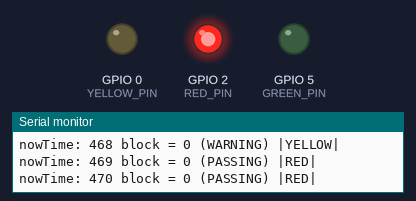
Bench run of a sketch on a simulated ESP8266 (NodeMCU). Shown: output pins drawn as LEDs (lit = HIGH), the last lines printed to the serial monitor.

Above: at 0.35 s.
At 5.7 s:
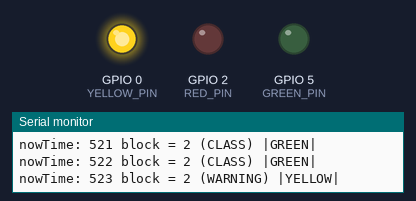
At 12.4 s:
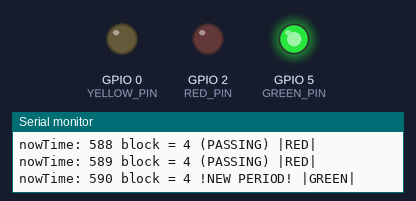
At 25.5 s:
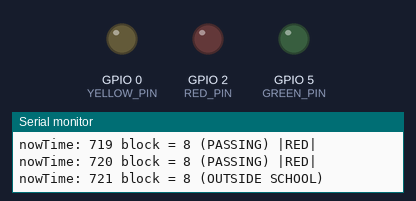
Timing chart, 0 to 27.0 s (numbered marks = the images above):
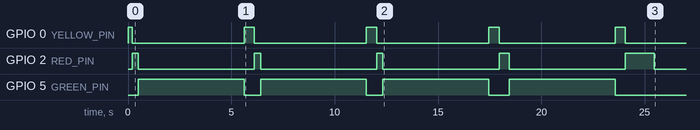

Measured:
- by itself, GPIO 0 (YELLOW_PIN): repeats every 5.9 s: LOW 5.4 s, HIGH 0.50 s, until it stays LOW from 24.1 s
- by itself, GPIO 2 (RED_PIN): goes 3 × (HIGH 0.30 s, LOW 5.6 s), HIGH 0.50 s, LOW 5.6 s, HIGH 1.4 s, then LOW
- by itself, GPIO 5 (GREEN_PIN): moves between LOW and HIGH, repeating every 5.9 s

The sketch:

ArtificialClockHuzzah.ino
```cpp
#include <NTPClient.h>
#include <ESP8266WiFi.h>
#include <WiFiUdp.h>
#define DAYLIGHTSAVINGS 1
#define GREEN_PIN 5
#define YELLOW_PIN 0
#define RED_PIN 2
#define LIGHT_ON 1
#define LIGHT_OFF 0
#define WARNING_TIME 5

int currentPeriod = 0;
int block = 0;
int blockStart = 7;
int nowTime = 466;
int schStart = 14; //Example: for Advisory Activity Schedule change the value to 30
int schEnd = 27; //Example: for Advisory Activity Schedule change the value to 47
int schJump = 7; //how many blocks there are in the day, how many times it jumps
int lunch = 10;  //Change this value to the position in the schedule of the start of the lunch period. Example: for Advisory Activity Schedule change the value to 42


int schReg[58][2] {

  //REGULAR TIME SCHEDULE:
  //Index (0 - 13)
  // Block 0 (ADVISORY)
  {7, 45},  //465
  {7, 49},  //469
  // Block 1 (PERIOD 1)
  {7, 52},  //472
  {8, 48},  //528
  // Block 2 (PERIOD 2)
  {8, 51},  //531
  {9, 47},  //587
  // Block 3 (PERIOD 3)
  {9, 50},  //590
  {10, 46}, //640
  // Block 4 (PERIOD 4)
  {10, 51}, //651
  {11, 47}, //707

  // Block 4.5 (LUNCH)
  //{11, 50}, //710
  //{12, 18}, //738

  // Block 5 (PERIOD 5)
  {12, 23}, //743
  {13, 19}, //799
  // Block 6 (PERIOD 6)
  {13, 22}, //802
  {14, 18}, //858


  //EARLY RELEASE SCHEDULE:

  //Index (14-27)
  // Block 7 (ADVISORY)
  {7, 45}, //465
  {7, 50}, //470
  // Block 8 (PERIOD 1)
  {7, 53}, //473
  {8, 35}, //515
  // Block 9 (PERIOD 2)
  {8, 38}, //518
  {9, 16}, //556
  // Block 10 (PERIOD 3)
  {9, 19}, //559
  {9, 57}, //597
  // Block 11 (PERIOD 4)
  {10, 00}, //600
  {10, 38}, //638
  // Block 12 (PERIOD 5)
  {10, 41}, //641
  {11, 19}, //679
  // Block 13 (PERIOD 6)
  {11, 22}, //682
  {12, 00}, //720

  //ADVISORY ACTIVITY SCHEDULE:

  //Index (28 - 43)
  // Block 14 (ADVISORY)
  {7, 45}, //465
  {7, 50}, //470
  // Block 15 (PERIOD 1)
  {8, 35}, //515
  {8, 41}, //521
  // Block 16 (PERIOD 2)
  {8, 44}, //524
  {9, 32}, //572
  // Block 17 (ADVISORY ACTIVITY)
  {9, 35}, //575
  {10, 19}, //619
  // Block 18 (PERIOD 3)
  {10, 22}, //622
  {11, 10}, //670
  // Block 19 (PERIOD 4)
  {11, 15}, //675
  {12, 03}, //723

  // Block 19.5 (LUNCH)
  //{12, 06}, //726
  //{12, 36}, //756

  // Block 20 (PERIOD 5)
  {12, 39}, //759
  {13, 27}, //807
  // Block 21 (PERIOD 6)
  {13, 30}, //810
  {14, 18}, //858


  //EXTENDED ADVISORY ACTIVITY:

  //Index (45-57)
  // Block 22 (ADVISORY)
  {7, 45}, //465
  {8, 15}, //495
  // Block 23 (PERIOD 1)
  {8, 18}, //498
  {9, 10}, //550
  // Block 24 (PERIOD 2)
  {9, 13}, //553
  {10, 05}, //605
  // Block 25 (PERIOD 3)
  {10, 8}, //608
  {11, 00}, //660
  // Block 26 (PERIOD 4)
  {11, 03}, //663
  {11, 55}, //715

  // Block 26.5 (LUNCH)
  //{11, 58}, //718
  //{12, 28}, //748

  // Block 27 (PERIOD 5)
  {12, 31}, //751
  {13, 23}, //803
  // Block 28 (PERIOD 6)
  {13, 26}, //806
  {14, 18}, //858
};

// Converts the hours and minutes of the array into # of minutes
int convert_time(int hrs, int mns) {
  int conv_time;
  conv_time = hrs * 60;
  conv_time = conv_time + mns;
  return conv_time;
};

void setup() {
  int i;
  Serial.begin(115200);

  pinMode(GREEN_PIN, OUTPUT);
  pinMode(YELLOW_PIN, OUTPUT);
  pinMode(RED_PIN, OUTPUT);


  // Gets initial block
  for ( i = 0; i < 16; i += 2) {
    int startPeriod = convert_time(schReg[i][0], schReg[i][1]);
    int nextPeriod = convert_time(schReg[i + 2][0], schReg[i + 2][1]);

    if (nowTime >= startPeriod && nowTime <= nextPeriod) {
      break;
    }
  }
  block = i ;
  Serial.print("block=");
  Serial.println(block);
}

void loop() {
  nowTime += 1;
  // Gets time values for current period

  int startPeriod = convert_time(schReg[block][0], schReg[block][1]); //green is on between startPeriod and endPeriod - 5
  int endPeriod = convert_time(schReg[block + 1][0], schReg[block + 1][1]); // yellow is on between endPeriod - 5 and endPeriod
  int nextPeriod = convert_time(schReg[block + 2][0], schReg[block + 2][1]);  //red is on between endPeriod and nextPeriod

  Serial.print("nowTime: ");
  Serial.print(nowTime);
  Serial.print(" block = ");
  Serial.print(block);

  // Function to turn off the lights when theres no school
  if (nowTime < convert_time(schReg[schStart][0], schReg[schStart][1]) || nowTime > convert_time(schReg[schEnd][0], schReg[schEnd][1])) {
    digitalWrite(GREEN_PIN, LIGHT_OFF);
    digitalWrite(YELLOW_PIN, LIGHT_OFF);
    digitalWrite(RED_PIN, LIGHT_OFF);
    //block = schIndex;
    Serial.print(" (OUTSIDE SCHOOL)");
/*
    //Turn only red light on during lunch time
  } else if ((nowTime >= convert_time(schReg[lunch][0], schReg[lunch][1])) && nowTime <= convert_time(schReg[lunch + 1][0], schReg[lunch + 1][1])) {
    digitalWrite(GREEN_PIN, LIGHT_OFF);
    digitalWrite(YELLOW_PIN, LIGHT_OFF);
    digitalWrite(RED_PIN, LIGHT_ON);
    Serial.print(" (LUNCH)");
*/
    // Class time
  } else if (nowTime < endPeriod - WARNING_TIME) {
    digitalWrite(GREEN_PIN, LIGHT_ON);
    digitalWrite(YELLOW_PIN, LIGHT_OFF);
    digitalWrite(RED_PIN, LIGHT_OFF);
    Serial.print(" (CLASS)");

    // Five minutes before block ends
  } else if (nowTime < endPeriod) {
    digitalWrite(YELLOW_PIN, LIGHT_ON);
    digitalWrite(GREEN_PIN, LIGHT_OFF);
    digitalWrite(RED_PIN, LIGHT_OFF);
    Serial.print(" (WARNING)");

    // Passing time
  } else if (nowTime >= endPeriod && nowTime < nextPeriod) {
    Serial.print(" (PASSING)");
    digitalWrite(RED_PIN, LIGHT_ON);
    digitalWrite(YELLOW_PIN, LIGHT_OFF);

    // Cycle the light and go to next block
  } else if (nowTime >= nextPeriod) {
    digitalWrite(RED_PIN, LIGHT_OFF);
    digitalWrite(GREEN_PIN, LIGHT_ON);
    Serial.print(" !NEW PERIOD!");
    block += 2;
  }

  //Indicates on the Serial monitor which light is on

  if (digitalRead(GREEN_PIN) ==  LIGHT_ON) {
    Serial.print(" |GREEN|");
  }
  if (digitalRead(YELLOW_PIN) == LIGHT_ON) {
    Serial.print(" |YELLOW|");
  }
  if (digitalRead(RED_PIN) ==  LIGHT_ON) {
    Serial.print(" |RED|");
  }

  if (nowTime >= 870) {
    nowTime = 450;
    block = blockStart;
  }
  Serial.println();
  delay(100);


}
```
